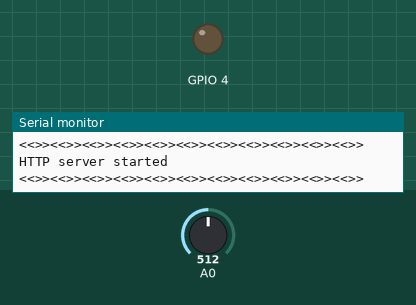
Bench run of a program on a simulated ESP8266 (NodeMCU). Parts: output pins drawn as LEDs (lit = HIGH), the last lines printed to the serial monitor. The inputs (shaded band) are chosen by the test bench; at power-on: A0 = 512. Network time is answered at once with the bench clock; the local clock reads 2024-03-15 10:24:30 at power-on unless the program sets it; storage starts empty.

Above: at 8.2 s.
At 13.44 s:
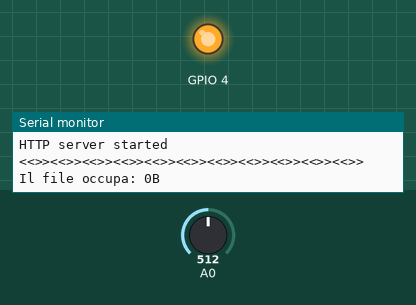
Timing chart, 0 to 16.7 s (numbered marks = the images above):
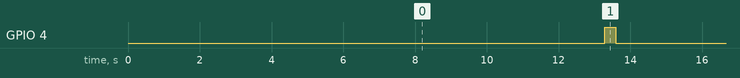

The program:

main.cpp
```cpp
/*
 TBD
*/

#include <HelperFncs.h>
#include <StartupFncs.h>

const unsigned int measureTime = 10 * 1000; // measure every X seconds (approx)
unsigned long previousTime = 0;

//---------------------MAIN PROGRAM-----------------------

void setup() {

      startSerial();
      separator();

      welcome();
      separator();

      startWiFi();
      separator();

      startmDNS();
      separator();

      startLittleFS();
      separator();

      startOTA();
      separator();

      startUDP();
      timeClient.begin();
      separator();

      startWebServer();
      separator();

      pinMode(pinVCC, OUTPUT);
      previousTime = millis();
}

void loop() {

  MDNS.update();         // Check if there is a mDNS request
  ArduinoOTA.handle();   // Check if there is a OTA update request
  server.handleClient(); // Listen for HTTP requests from clients


  if((fileSizeTemp < 2E6) && (millis() - previousTime > measureTime)) { // if the time is right, measure and append
    File tempfile = LittleFS.open("/humidity.csv", "a");
    fileSizeTemp = tempfile.size();
    tempfile.close();

    Serial.print("Il file occupa: ");
    Serial.println(formatBytes(fileSizeTemp));

    timeClient.update();

    writeHumidity(measureHumidity(), timeClient.getFormattedTime(), timeClient.getEpochTime());

    previousTime = millis();
  }

}
```

Measured:
- by itself, GPIO 4: alternates HIGH for 0.30 s and LOW for 10.0 s
